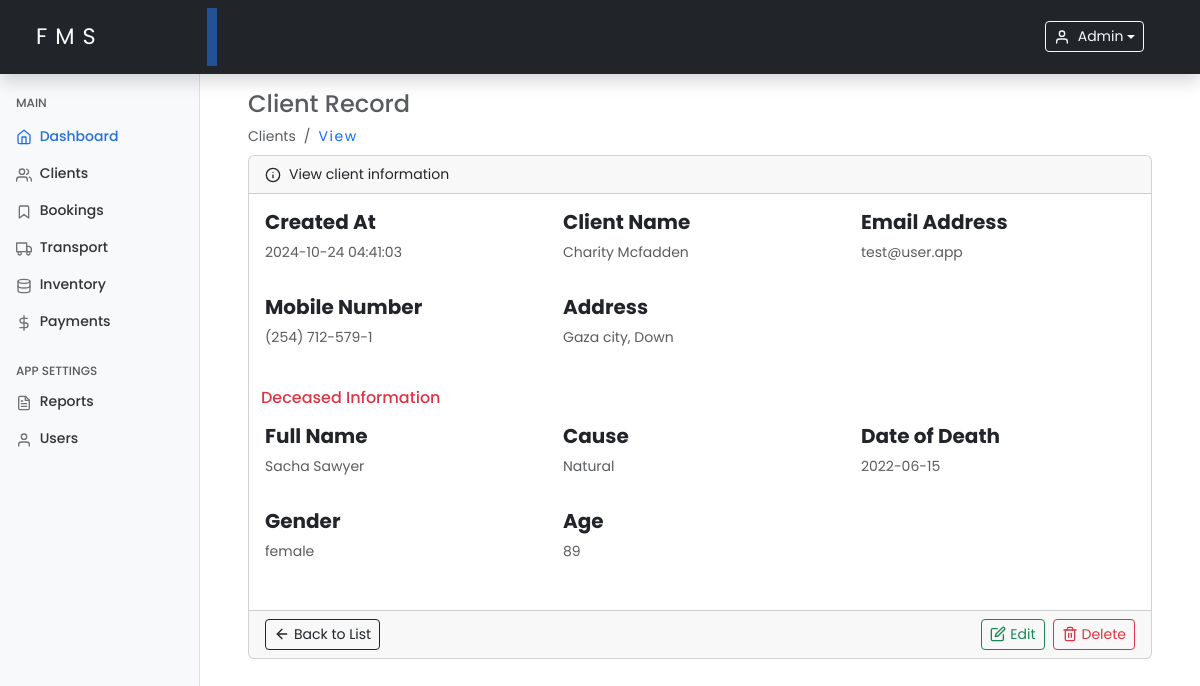
Before: /viewClient.php?id=1 (signed in) with the older database file.
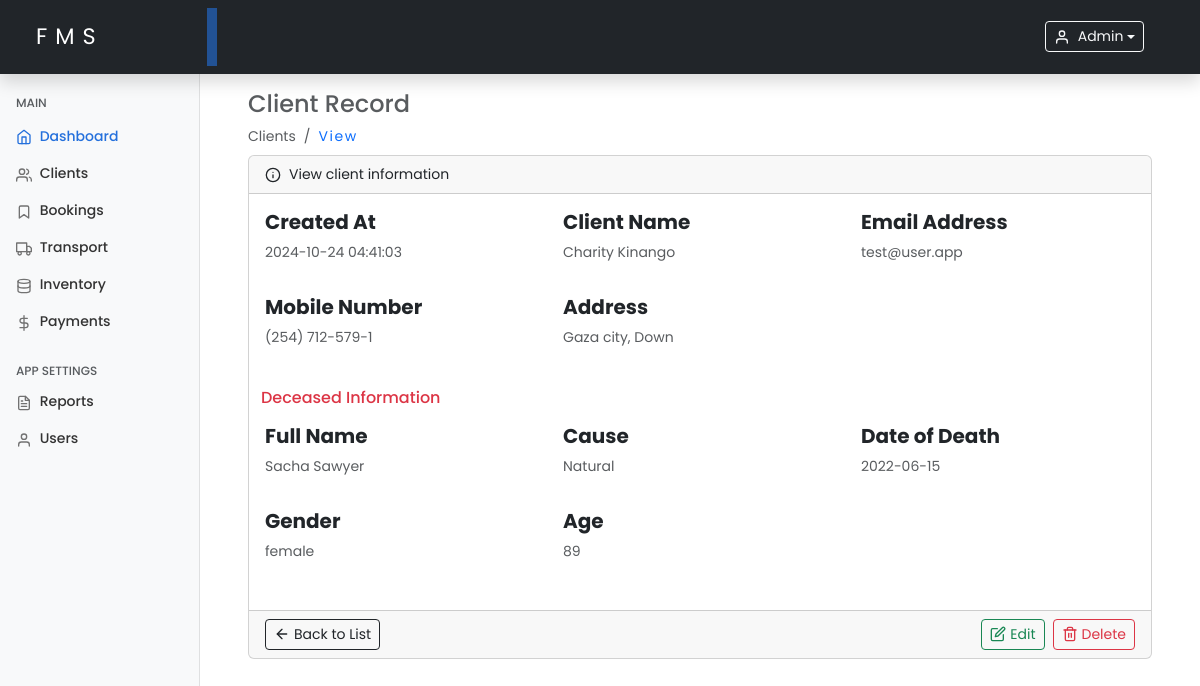
After: the same page with the newer database file.
### tables this page shows
CREATE TABLE `clients` (
  `id` int(11) NOT NULL,
  `client_name` varchar(100) NOT NULL,
  `client_phone` varchar(20) NOT NULL,
  `client_email` varchar(100) DEFAULT NULL,
  `client_address` varchar(255) DEFAULT NULL,
  `deceased_name` varchar(100) NOT NULL,
  `deceased_age` int(3) NOT NULL,
  `deceased_date_of_death` date NOT NULL,
  `deceased_cause` enum('natural','sickness','accident','other') NOT NULL,
  `deceased_gender` enum('male','female','other') NOT NULL,
  `created_at` timestamp NOT NULL DEFAULT current_timestamp(),
  `updated_at` timestamp NOT NULL DEFAULT current_timestamp() ON UPDATE current_timestamp()
);

### includes/functions.php (called while the page is built, shortened)
<?php
require_once 'config.php';
function getClientById($id)
{
    global $conn;
    $stmt = $conn->prepare("SELECT * FROM clients WHERE id = ?");
    $stmt->bind_param("i", $id);
    $stmt->execute();
    $result = $stmt->get_result();
    return $result->fetch_assoc();
}

### viewClient.php (the view, shortened to what this page needs)
<?php
include 'includes/functions.php';
if (isset($_GET['id']) && is_numeric($_GET['id'])) {
    $clientId = $_GET['id'];
    $client = getClientById($clientId);
} else {
    header("Location: dashboard.php?error=InvalidClientId");
    exit();
}
include './includes/header.php';
include './includes/sidebar.php';
?>
<main class="col-md-9 ms-sm-auto col-lg-10 px-md-4 mt-2">
    <div class="container-fluid px-4">
        <h4 class="text-muted text-capitalize mt-2">Client Record</h4>
        <ol class="breadcrumb mb-2">
            <li class="breadcrumb-item active">Clients</li>
            <li class="breadcrumb-item mb-0">
                <a class="text-decoration-none hover-underline" href="viewClient.php?id=<?php echo $client['id']; ?>">View</a>
            </li>
        </ol>
        <div class="card mb-4">
            <div class="card-header d-flex align-items-center">
                <span data-feather="info" class="me-2"></span>View client information
            </div>
            <div class="card-body">
                <div class="row">
                    <div class="col-md-4 mb-3">
                        <h5 class="fw-bold">Created At</h5>
                        <p class="text-muted"><?php echo htmlspecialchars($client['created_at']); ?></p>
                    </div>
                    <div class="col-md-4 mb-3">
                        <h5 class="fw-bold">Client Name</h5>
                        <p class="text-muted"><?php echo htmlspecialchars($client['client_name']); ?></p>
                    </div>
                    <div class="col-md-4 mb-3">
                        <h5 class="fw-bold">Email Address</h5>
                        <p class="text-muted"><?php echo htmlspecialchars($client['client_email']); ?></p>
                    </div>
                </div>
                <div class="row">
                    <div class="col-md-4 mb-3">
                        <h5 class="fw-bold">Mobile Number</h5>
                        <p class="text-muted"><?php echo htmlspecialchars($client['client_phone']); ?></p>
                    </div>
                    <div class="col-md-4 mb-3">
                        <h5 class="fw-bold">Address</h5>
                        <p class="text-muted"><?php echo htmlspecialchars($client['client_address']); ?></p>
                    </div>
                </div>
                <div class="row">
                    <h6 class="text-capitalize text-danger p-2">deceased information</h6>
                    <div class="col-md-4 mb-3">
                        <h5 class="fw-bold">Full Name</h5>
                        <p class="text-muted"><?php echo htmlspecialchars($client['deceased_name']); ?></p>
                    </div>
                    <div class="col-md-4 mb-3">
                        <h5 class="fw-bold">Cause</h5>
                        <p class="text-muted text-capitalize"><?php echo htmlspecialchars($client['deceased_cause']); ?></p>
                    </div>
                    <div class="col-md-4 mb-3">
                        <h5 class="fw-bold">Date of Death</h5>
                        <p class="text-muted"><?php echo htmlspecialchars($client['deceased_date_of_death']); ?></p>
                    </div>
                </div>
                <div class="row">
                    <div class="col-md-4 mb-3">
                        <h5 class="fw-bold">Gender</h5>
                        <p class="text-muted"><?php echo htmlspecialchars($client['deceased_gender']); ?></p>
                    </div>
                    <div class="col-md-4 mb-3">
                        <h5 class="fw-bold">Age</h5>
                        <p class="text-muted text-capitalize"><?php echo htmlspecialchars($client['deceased_age']); ?></p>
                    </div>
                </div>
            </div>
            <div class="card-footer d-flex justify-content-between align-items-center">
                <a href="clients.php" class="btn btn-sm btn-outline-dark d-flex align-items-center">
                    <span data-feather="arrow-left" class="me-1"></span> Back to List
                </a>
                <div class="d-flex">
                    <a href="editClient.php?id=<?php echo $client['id']; ?>" class="btn btn-sm btn-outline-success me-2 d-flex align-items-center">
                        <span data-feather="edit" class="me-1"></span> Edit
                    </a>
                    <a href="deleteLog.php?id=<?php echo $logistic['id']; ?>" class="btn btn-sm btn-outline-danger d-flex align-items-center"
                        onclick="return confirm('Are you sure you want to delete this record?');">
                        <span data-feather="trash-2" class="me-1"></span> Delete
                    </a>
                </div>
            </div>
        </div>
    </div>
    <?php include './includes/footer.php'; ?>

Changed rows visible on the page:
changed clients "test@user.app": client_name "Charity Mcfadden" → "Charity Kinango"
